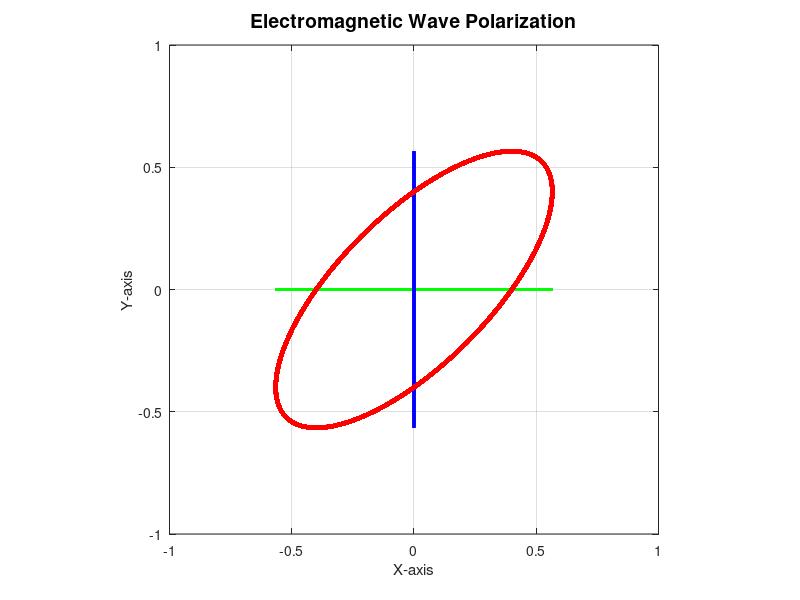

This figure's MATLAB source: (Note: this script raises an error after producing the figure.)
clc;
clear;
close all;

% ************************ BEGIN: parameters ************************

% output picture and vedio
IF_Output_Files = true;
OutputFileAddress = '.\OutputFile_PolarizedEMW\';
OutputFileName_PR = strcat(OutputFileAddress, '1');

samp_rate = 32e3;

% polarization parameters
r = 1.00;                       % AR
rotation = +1;                  % LeftHand:+1 / RightHand:-1
delta_phi = 1/4 * pi;           % phase error [0, 2*pi)

omega = 1e3;                    % angular frequency
Em = 1 * 0.80;                  % amplitude
Exm = Em * r / (r^2 + 1)^0.5;   % X-axis amplitude
Eym = Em / (r^2 + 1)^0.5;       % Y-axis amplitude

data_length = 512;
display_length = 256;
% ************************ END: parameters ************************



% ************************ BEGIN: display 2-D figure ************************
% timeline
tl = 0 : 1/samp_rate : samp_rate/omega;
% !!! must be 1-D array
a0 = zeros(samp_rate^2/omega + 1, 1);
Ex = Exm * cos(omega * tl);
Ey = Eym * cos(omega * tl + rotation * delta_phi);

% draw 2-D figure
figure(1)
set(gcf,'position',[100, 100, 500, 500]);
plot(Ex, a0, 'green','LineWidth', 1.5)
hold on
plot(a0, Ey, 'blue', 'LineWidth', 1.5)
hold on
plot(Ex, Ey, 'red', 'LineWidth', 3)
hold off
title('Electromagnetic Wave Polarization', 'fontsize', 14)
axis equal
axis([-1 1 -1 1])
xlabel('X-axis')
ylabel('Y-axis')
grid;

% output picture
if IF_Output_Files == true
    exportgraphics(gcf, strcat(OutputFileName_PR, '.png'));	% , 'Resolution', 300
end
% ************************ END: display 2-D figure ************************


% ************************ BEGIN: display 3-D figure ************************
% timeline / Z-axis
tl = 0 : 1e3/samp_rate : 1e3*display_length/samp_rate;
% !!! must be 1-D array
a0 = zeros(display_length + 1, 1);

% output propagation vedio
if IF_Output_Files == true
    videofilename = strcat(OutputFileName_PR);
    video = VideoWriter(videofilename, 'MPEG-4');   % default: 'Motion JPEG AVI'
    open(video);
end

figure(2)
set(gcf,'position',[600, 100, 500, 500]);
for t = 1 : data_length - display_length
    % update data
    Ex = Exm * cos(omega * tl);
    Ey = Eym * cos(omega * tl + rotation * delta_phi);

    % updata timeline
    tl = tl + 1e3/samp_rate;

    
    % draw 3-D figure
    figure(2)
    plot3(tl, a0, a0, '--black', 'LineWidth', 2.0)	% axis
    hold on
    plot3(tl, a0, Ex, 'green','LineWidth', 1.0)     % Ex
    hold on
    plot3(tl, Ey, a0, 'blue', 'LineWidth', 1.0)     % Ey
    hold on
    plot3(tl, Ey, Ex, 'red', 'LineWidth', 2.0)      % electromagnetic wave
    hold off
    
    title('Polarized Electromagnetic Wave Propagation', 'fontsize',14)
%     axis equal
    axis([tl(1) tl(display_length + 1) -1 1 -1 1])
    xlabel('Time(ms)')
    ylabel('X-axis')
    zlabel('Y-axis')
    set(gca, 'fontsize', 12)
    set(gca,'YDir','reverse')   % Y-axis reverse
    grid;
    
    if IF_Output_Files == true
        drawnow
    else
        drawnow limitrate
    end
    
    
    if IF_Output_Files == true
        frame = getframe(gcf);
        writeVideo(video, frame);
    end
end

if IF_Output_Files == true
    close(video);
end
% ************************ END: display 3-D figure ************************
